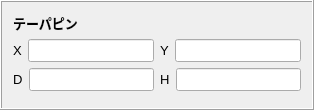
        <widget class="QFrame" name="frame_12">
         <property name="frameShape">
          <enum>QFrame::Box</enum>
         </property>
         <property name="frameShadow">
          <enum>QFrame::Raised</enum>
         </property>
         <layout class="QGridLayout" name="gridLayout_7">
          <item row="0" column="0">
           <widget class="QLabel" name="label_70">
            <property name="font">
             <font>
              <pointsize>10</pointsize>
              <weight>75</weight>
              <bold>true</bold>
             </font>
            </property>
            <property name="frameShadow">
             <enum>QFrame::Sunken</enum>
            </property>
            <property name="text">
             <string>テーパピン</string>
            </property>
            <property name="wordWrap">
             <bool>false</bool>
            </property>
           </widget>
          </item>
          <item row="1" column="0">
           <layout class="QHBoxLayout" name="horizontalLayout_9">
            <item>
             <widget class="QLabel" name="label_68">
              <property name="font">
               <font>
                <pointsize>10</pointsize>
               </font>
              </property>
              <property name="text">
               <string>X</string>
              </property>
             </widget>
            </item>
            <item>
             <widget class="QLineEdit" name="f_ppx">
              <property name="font">
               <font>
                <pointsize>10</pointsize>
               </font>
              </property>
              <property name="text">
               <string/>
              </property>
              <property name="placeholderText">
               <string/>
              </property>
             </widget>
            </item>
            <item>
             <widget class="QLabel" name="label_67">
              <property name="font">
               <font>
                <pointsize>10</pointsize>
               </font>
              </property>
              <property name="text">
               <string>Y</string>
              </property>
             </widget>
            </item>
            <item>
             <widget class="QLineEdit" name="f_ppy">
              <property name="font">
               <font>
                <pointsize>10</pointsize>
               </font>
              </property>
              <property name="text">
               <string/>
              </property>
              <property name="placeholderText">
               <string/>
              </property>
             </widget>
            </item>
           </layout>
          </item>
          <item row="2" column="0">
           <layout class="QHBoxLayout" name="horizontalLayout_10">
            <item>
             <widget class="QLabel" name="label_66">
              <property name="font">
               <font>
                <pointsize>10</pointsize>
               </font>
              </property>
              <property name="text">
               <string>D</string>
              </property>
             </widget>
            </item>
            <item>
             <widget class="QLineEdit" name="f_ppd">
              <property name="font">
               <font>
                <pointsize>10</pointsize>
               </font>
              </property>
              <property name="text">
               <string/>
              </property>
              <property name="placeholderText">
               <string/>
              </property>
             </widget>
            </item>
            <item>
             <widget class="QLabel" name="label_69">
              <property name="font">
               <font>
                <pointsize>10</pointsize>
               </font>
              </property>
              <property name="text">
               <string>H</string>
              </property>
             </widget>
            </item>
            <item>
             <widget class="QLineEdit" name="f_pph">
              <property name="font">
               <font>
                <pointsize>10</pointsize>
               </font>
              </property>
              <property name="text">
               <string/>
              </property>
              <property name="placeholderText">
               <string/>
              </property>
             </widget>
            </item>
           </layout>
          </item>
          <item row="3" column="0">
           <widget class="QFrame" name="frame_32">
            <property name="frameShape">
             <enum>QFrame::StyledPanel</enum>
            </property>
            <property name="frameShadow">
             <enum>QFrame::Raised</enum>
            </property>
           </widget>
          </item>
         </layout>
        </widget>
